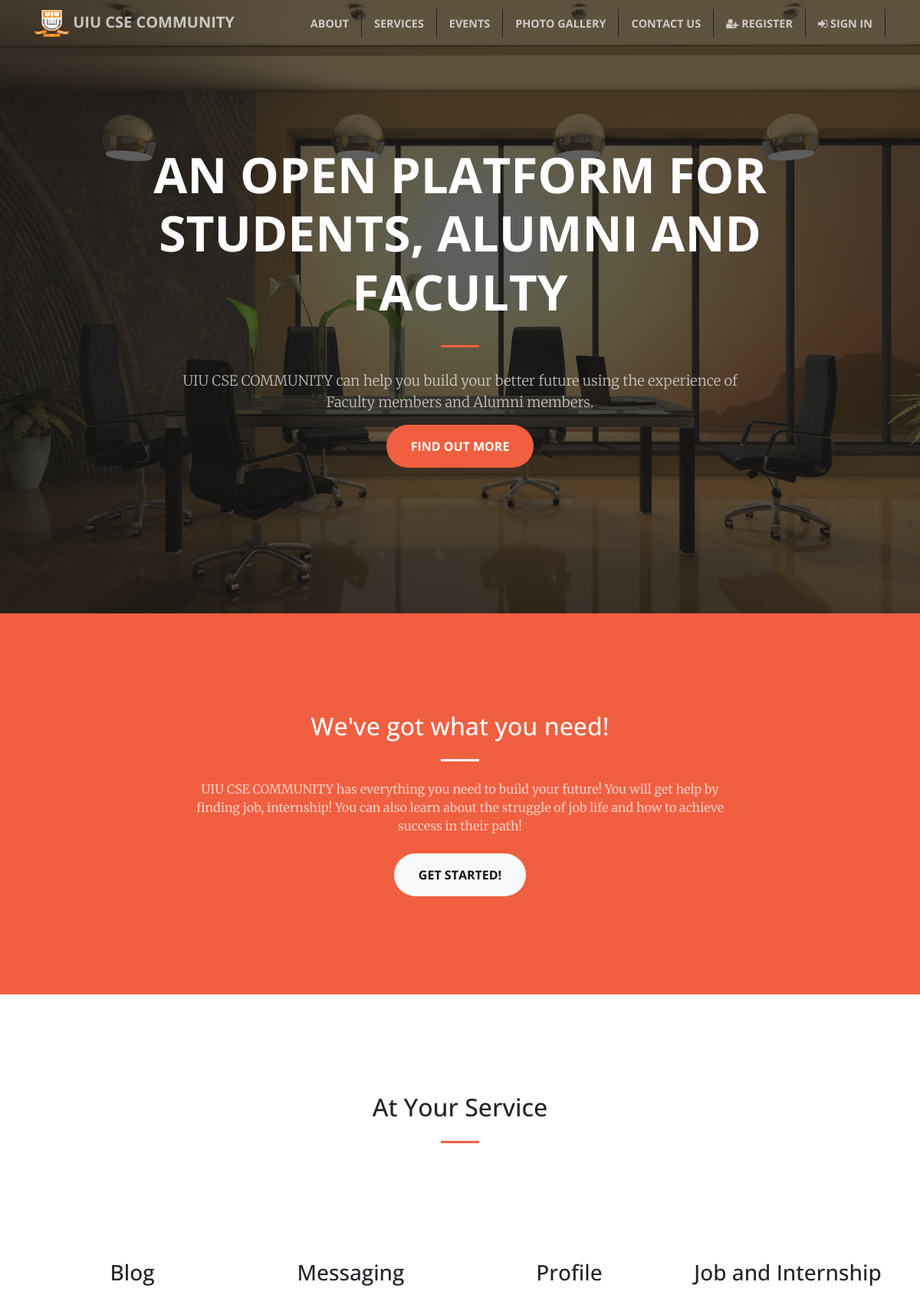
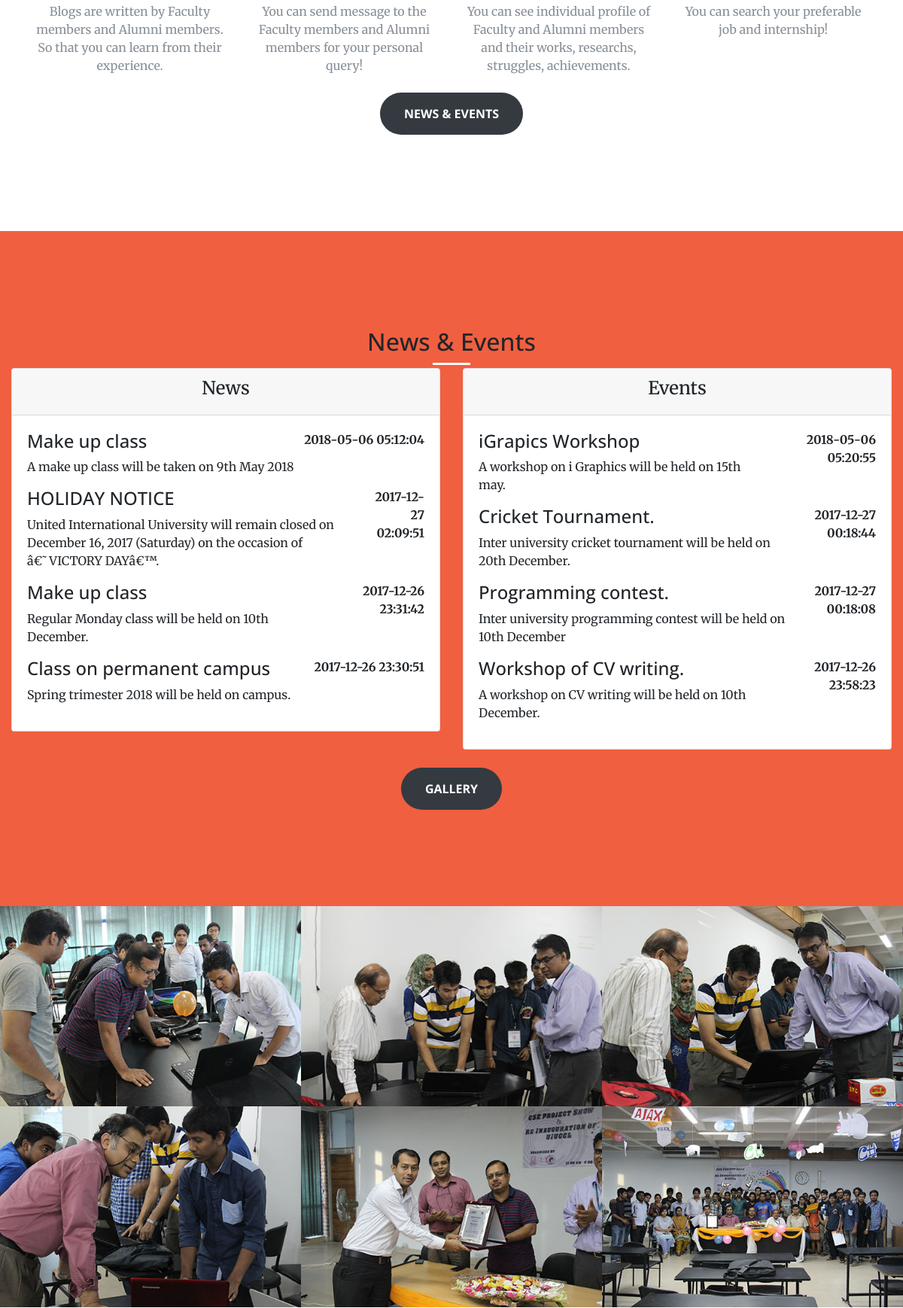
The page / (upper part) on the database its author committed (2 pictures, top to bottom).
### tables this page shows
CREATE TABLE `news` (
  `id` int(11) NOT NULL,
  `heading` varchar(100) NOT NULL,
  `description` varchar(500) NOT NULL,
  `time` varchar(100) NOT NULL
);

CREATE TABLE `events` (
  `id` int(11) NOT NULL,
  `heading` varchar(100) NOT NULL,
  `description` varchar(500) NOT NULL,
  `time` varchar(30) NOT NULL
);

### index.php (the view, shortened to what this page needs)
<?php
   require_once('dbConnect.php');
   $row1 =  $conn->query("SELECT * FROM `news` ORDER BY id DESC limit 4 ");
   $row2 =  $conn->query("SELECT * FROM `events` ORDER BY id DESC limit 4 ");
 ?>
<!DOCTYPE html>
<html lang="en">
  <head>
    <link href="vendor/bootstrap/css/bootstrap.min.css" rel="stylesheet">
    <link href="vendor/font-awesome/css/font-awesome.min.css" rel="stylesheet" type="text/css">
    <link href="vendor/magnific-popup/magnific-popup.css" rel="stylesheet">
    <link href="css/creative.min.css" rel="stylesheet">
  </head>
  <body id="page-top">
    <nav class="navbar navbar-expand-lg navbar-light fixed-top" id="mainNav">
      <div class="container">
        <a class="navbar-brand js-scroll-trigger" href="#page-top"><img src="img/uiu.png" height="35" width="45" alt=""> UIU CSE COMMUNITY</a>
        <div class="collapse navbar-collapse" id="navbarResponsive">
          <ul class="navbar-nav ml-auto">
            <li class="nav-item" style="border-right: 1px solid;">
              <a class="nav-link js-scroll-trigger" href="#about">About</a>
            </li>
            <li class="nav-item" style="border-right: 1px solid;">
              <a class="nav-link js-scroll-trigger" href="#services">Services</a>
            </li>
            <li class="nav-item" style="border-right: 1px solid;">
              <a class="nav-link js-scroll-trigger" href="#feed">Events</a>
            </li>
            <li class="nav-item" style="border-right: 1px solid;">
              <a class="nav-link js-scroll-trigger" href="#gallery">Photo Gallery</a>
            </li>
            <li class="nav-item" style="border-right: 1px solid;">
              <a class="nav-link js-scroll-trigger" href="#contact">Contact Us</a>
            </li>
            <li class="nav-item" style="border-right: 1px solid;">
              <a class="nav-link js-scroll-trigger" href="register.php"><i class="fa fa-user-plus" aria-hidden="true"></i> Register</a>
            </li>
            <li class="nav-item" style="border-right: 1px solid;">
              <a class="nav-link" href="#popUpSingIn" data-toggle="modal" data-target="#popUpSingIn"><i class="fa fa-sign-in" aria-hidden="true"></i> Sign In</a>
            </li>
          </ul>
        </div>
      </div>
    </nav>
    <header class="masthead text-center text-white d-flex">
      <div class="container my-auto">
        <div class="row">
        <div class="col-lg-10 mx-auto">
            <h1 class="text-uppercase">
              <strong>An open platform for students, alumni and faculty</strong>
            </h1>
            <hr>
          </div>
          <div class="col-lg-8 mx-auto">
            <p class="text-faded mb-10">UIU CSE COMMUNITY can help you build your better future using the experience of Faculty members and Alumni members.</p>
            <a class="btn btn-primary btn-xl js-scroll-trigger" href="#about">Find Out More</a>
          </div>
        </div>
      </div>
    </header>
    <section class="bg-primary" id="about">
      <div class="container">
        <div class="row">
          <div class="col-lg-8 mx-auto text-center">
            <h2 class="section-heading text-white">We've got what you need!</h2>
            <hr class="light my-4">
            <p class="text-faded mb-4">UIU CSE COMMUNITY has everything you need to build your future! You will get help by finding job, internship! You can also learn about the struggle of job life and how to achieve success in their path!</p>
            <a class="btn btn-light btn-xl js-scroll-trigger" href="#services">Get Started!</a>
          </div>
        </div>
      </div>
    </section>
    <section id="services">
      <div class="container">
        <div class="row">
          <div class="col-lg-12 text-center">
            <h2 class="section-heading">At Your Service</h2>
            <hr class="my-4">
          </div>
        </div>
      </div>
      <div class="container">
        <div class="row">
          <div class="col-lg-3 col-md-6 text-center">
            <div class="service-box mt-5 mx-auto">
              <h3 class="mb-3">Blog</h3>
              <p class="text-muted mb-0">Blogs are written by Faculty members and Alumni members. So that you can learn from their experience.</p>
            </div>
          </div>
          <div class="col-lg-3 col-md-6 text-center">
            <div class="service-box mt-5 mx-auto">
              <h3 class="mb-3">Messaging</h3>
              <p class="text-muted mb-0">You can send message to the Faculty members and Alumni members for your personal query!</p>
            </div>
          </div>
          <div class="col-lg-3 col-md-6 text-center">
            <div class="service-box mt-5 mx-auto">
              <h3 class="mb-3">Profile</h3>
              <p class="text-muted mb-0">You can see individual profile of Faculty and Alumni members  and their works, researchs, struggles, achievements.</p>
            </div>
          </div>
          <div class="col-lg-3 col-md-6 text-center">
            <div class="service-box mt-5 mx-auto">
              <h3 class="mb-3">Job and Internship</h3>
              <p class="text-muted mb-0">You can search your preferable job and internship!</p>
            </div>
          </div>
        </div><br>
        <div class="container">
          <div class="row">
            <div class="col-lg-12 text-center">
                <a class="btn btn-dark btn-xl js-scroll-trigger" href="#feed">News & Events</a>
            </div>
          </div>
        </div>
      </div>
    </section>
    <section class="bg-primary" id="feed">
        <div class="container-fluid">
          <div class="row">
            <div class="col-lg-12 text-center">
              <h2 class="section-heading">News & Events</h2>
              <hr class="light my-1">
            </div>
          </div>
        <div class="row">
          <div class="col-lg-6">
            <div class="recent-updates card">
              <div class="card-header">
                <h3 align="center" class="h4">News</h3>
              </div>
              <div class="card-body no-padding">
                <?php while($result1 = mysqli_fetch_array($row1)) { ?>
                <div class="item d-flex justify-content-between">
                  <div class="info d-flex">
                    <div class="title">
                      <h4> <?php echo $result1['heading']; ?></h4>
                      <p> <?php echo $result1['description']; ?> </p>
                    </div>
                  </div>
                  <div class="date text-right"><strong> <?php echo $result1['time']; ?> </strong></div>
                </div>
              <?php } ?>
              </div>
            </div>
          </div>
          <div class="col-lg-6">
            <div class="recent-activities card">
              <div class="card-header">
                <h3 align="center" class="h4">Events</h3>
              </div>
              <div class="card-body no-padding">
                <?php while($result2 = mysqli_fetch_array($row2)) { ?>
                <div class="item d-flex justify-content-between">
                  <div class="info d-flex">
                    <div class="title">
                      <h4> <?php echo $result2['heading']; ?></h4>
                      <p> <?php echo $result2['description']; ?> </p>
                    </div>
                  </div>
                  <div class="date text-right"><strong> <?php echo $result2['time']; ?> </strong></div>
                </div>
              <?php } ?>
              </div>
            </div>
          </div>
        </div>
      </div><br>
      <div class="container">
        <div class="row">
          <div class="col-lg-12 text-center">
              <a class="btn btn-dark btn-xl js-scroll-trigger" href="#gallery">Gallery</a>
          </div>
        </div>
      </div>
    </section>
    <section class="p-0" id="gallery">
      <div class="container-fluid p-0">
        <div class="row no-gutters popup-gallery">
          <div class="col-lg-4 col-sm-6">
            <a class="portfolio-box" href="img/portfolio/fullsize/1.jpg">
              <img class="img-fluid" src="img/portfolio/thumbnails/1.jpg" alt="">
            </a>
          </div>
          <div class="col-lg-4 col-sm-6">
            <a class="portfolio-box" href="img/portfolio/fullsize/2.jpg">
              <img class="img-fluid" src="img/portfolio/thumbnails/2.jpg" alt="">
            </a>
          </div>
          <div class="col-lg-4 col-sm-6">
            <a class="portfolio-box" href="img/portfolio/fullsize/3.jpg">
              <img class="img-fluid" src="img/portfolio/thumbnails/3.jpg" alt="">
            </a>
          </div>
          <div class="col-lg-4 col-sm-6">
            <a class="portfolio-box" href="img/portfolio/fullsize/4.jpg">
              <img class="img-fluid" src="img/portfolio/thumbnails/4.jpg" alt="">
            </a>
          </div>
          <div class="col-lg-4 col-sm-6">
            <a class="portfolio-box" href="img/portfolio/fullsize/5.jpg">
              <img class="img-fluid" src="img/portfolio/thumbnails/5.jpg" alt="">
            </a>
          </div>
          <div class="col-lg-4 col-sm-6">
            <a class="portfolio-box" href="img/portfolio/fullsize/6.jpg">
              <img class="img-fluid" src="img/portfolio/thumbnails/6.jpg" alt="">
            </a>
          </div>
        </div>
      </div>
    </section>
  </body>
</html>

### rows shown on the page
news: heading "Make up class", description "A make up class will be taken on 9th May 2018", time "2018-05-06 05:12:04"
news: heading "HOLIDAY NOTICE", description "United International University will remain closed on December 16, 2017 (Saturday) on the occasion of â€˜VICTORY DAYâ€™.", time "2017-12-27 02:09:51"
news: heading "Make up class", description "Regular Monday class will be held on 10th December.", time "2017-12-26 23:31:42"
news: heading "Class on permanent campus", description "Spring trimester 2018 will be held on campus.", time "2017-12-26 23:30:51"
events: heading "iGrapics Workshop", description "A workshop on i Graphics will be held on 15th may.", time "2018-05-06 05:20:55"
events: heading "Cricket Tournament.", description "Inter university cricket tournament will be held on 20th December.", time "2017-12-27 00:18:44"
events: heading "Programming contest.", description "Inter university programming contest will be held on 10th December", time "2017-12-27 00:18:08"
events: heading "Workshop of CV writing.", description "A workshop on CV writing will be held on 10th December.", time "2017-12-26 23:58:23"
